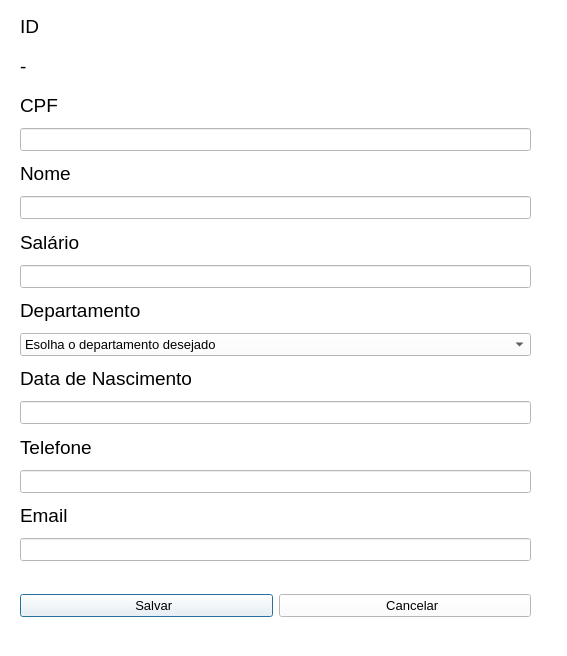
<?xml version="1.0" encoding="UTF-8"?>
<ui version="4.0">
 <class>editarFuncionario</class>
 <widget class="QDialog" name="editarFuncionario">
  <property name="geometry">
   <rect>
    <x>0</x>
    <y>0</y>
    <width>567</width>
    <height>656</height>
   </rect>
  </property>
  <property name="windowTitle">
   <string>Editar Funcionário</string>
  </property>
  <property name="styleSheet">
   <string notr="true">QWidget{
	background-color:rgb(255,255,255);
}</string>
  </property>
  <widget class="QWidget" name="layoutWidget">
   <property name="geometry">
    <rect>
     <x>20</x>
     <y>590</y>
     <width>511</width>
     <height>32</height>
    </rect>
   </property>
   <layout class="QHBoxLayout" name="horizontalLayout">
    <item>
     <widget class="QPushButton" name="btnSalvarEdicaoFuncionario">
      <property name="font">
       <font>
        <pointsize>10</pointsize>
       </font>
      </property>
      <property name="text">
       <string>    Salvar</string>
      </property>
      <property name="icon">
       <iconset resource="recursosimagens.qrc">
        <normaloff>:/Imagens/Imagens/salvar.png</normaloff>:/Imagens/Imagens/salvar.png</iconset>
      </property>
     </widget>
    </item>
    <item>
     <widget class="QPushButton" name="btnCancelarEdicaoFuncionario">
      <property name="font">
       <font>
        <pointsize>10</pointsize>
       </font>
      </property>
      <property name="text">
       <string>    Cancelar</string>
      </property>
      <property name="icon">
       <iconset resource="recursosimagens.qrc">
        <normaloff>:/Imagens/Imagens/cancelar.png</normaloff>:/Imagens/Imagens/cancelar.png</iconset>
      </property>
     </widget>
    </item>
   </layout>
  </widget>
  <widget class="QWidget" name="layoutWidget_2">
   <property name="geometry">
    <rect>
     <x>20</x>
     <y>10</y>
     <width>511</width>
     <height>551</height>
    </rect>
   </property>
   <layout class="QVBoxLayout" name="verticalLayout">
    <item>
     <widget class="QLabel" name="label_8">
      <property name="font">
       <font>
        <pointsize>14</pointsize>
       </font>
      </property>
      <property name="text">
       <string>ID</string>
      </property>
     </widget>
    </item>
    <item>
     <widget class="QLabel" name="labelEditarFuncionario_ID">
      <property name="font">
       <font>
        <pointsize>14</pointsize>
       </font>
      </property>
      <property name="text">
       <string>-</string>
      </property>
     </widget>
    </item>
    <item>
     <widget class="QLabel" name="label">
      <property name="font">
       <font>
        <pointsize>14</pointsize>
       </font>
      </property>
      <property name="text">
       <string>CPF</string>
      </property>
     </widget>
    </item>
    <item>
     <widget class="QLineEdit" name="txtEditarFuncionario_CPF">
      <property name="font">
       <font>
        <pointsize>10</pointsize>
       </font>
      </property>
     </widget>
    </item>
    <item>
     <widget class="QLabel" name="label_2">
      <property name="font">
       <font>
        <pointsize>14</pointsize>
       </font>
      </property>
      <property name="text">
       <string>Nome</string>
      </property>
     </widget>
    </item>
    <item>
     <widget class="QLineEdit" name="txtEditarFuncionario_Nome">
      <property name="font">
       <font>
        <pointsize>10</pointsize>
       </font>
      </property>
     </widget>
    </item>
    <item>
     <widget class="QLabel" name="label_3">
      <property name="font">
       <font>
        <pointsize>14</pointsize>
       </font>
      </property>
      <property name="text">
       <string>Salário</string>
      </property>
     </widget>
    </item>
    <item>
     <widget class="QLineEdit" name="txtEditarFuncionario_Salario">
      <property name="font">
       <font>
        <pointsize>10</pointsize>
       </font>
      </property>
     </widget>
    </item>
    <item>
     <widget class="QLabel" name="label_4">
      <property name="font">
       <font>
        <pointsize>14</pointsize>
       </font>
      </property>
      <property name="text">
       <string>Departamento</string>
      </property>
     </widget>
    </item>
    <item>
     <widget class="QComboBox" name="cmbEditarFuncionario_Departamento">
      <property name="font">
       <font>
        <pointsize>10</pointsize>
       </font>
      </property>
      <item>
       <property name="text">
        <string>Esolha o departamento desejado</string>
       </property>
      </item>
      <item>
       <property name="text">
        <string>Administrativo</string>
       </property>
      </item>
      <item>
       <property name="text">
        <string>Comercial</string>
       </property>
      </item>
      <item>
       <property name="text">
        <string>Financeiro</string>
       </property>
      </item>
      <item>
       <property name="text">
        <string>Jurídico</string>
       </property>
      </item>
      <item>
       <property name="text">
        <string>Marketing</string>
       </property>
      </item>
      <item>
       <property name="text">
        <string>Operacional</string>
       </property>
      </item>
      <item>
       <property name="text">
        <string>Recursos Humanos</string>
       </property>
      </item>
     </widget>
    </item>
    <item>
     <widget class="QLabel" name="label_5">
      <property name="font">
       <font>
        <pointsize>14</pointsize>
       </font>
      </property>
      <property name="text">
       <string>Data de Nascimento</string>
      </property>
     </widget>
    </item>
    <item>
     <widget class="QLineEdit" name="txtEditarFuncionario_DataDeNascimento">
      <property name="font">
       <font>
        <pointsize>10</pointsize>
       </font>
      </property>
     </widget>
    </item>
    <item>
     <widget class="QLabel" name="label_6">
      <property name="font">
       <font>
        <pointsize>14</pointsize>
       </font>
      </property>
      <property name="text">
       <string>Telefone</string>
      </property>
     </widget>
    </item>
    <item>
     <widget class="QLineEdit" name="txtEditarFuncionario_Telefone">
      <property name="font">
       <font>
        <pointsize>10</pointsize>
       </font>
      </property>
     </widget>
    </item>
    <item>
     <widget class="QLabel" name="label_7">
      <property name="font">
       <font>
        <pointsize>14</pointsize>
       </font>
      </property>
      <property name="text">
       <string>Email</string>
      </property>
     </widget>
    </item>
    <item>
     <widget class="QLineEdit" name="txtEditarFuncionario_Email">
      <property name="font">
       <font>
        <pointsize>10</pointsize>
       </font>
      </property>
     </widget>
    </item>
   </layout>
  </widget>
 </widget>
 <resources>
  <include location="recursosimagens.qrc"/>
 </resources>
 <connections/>
</ui>
